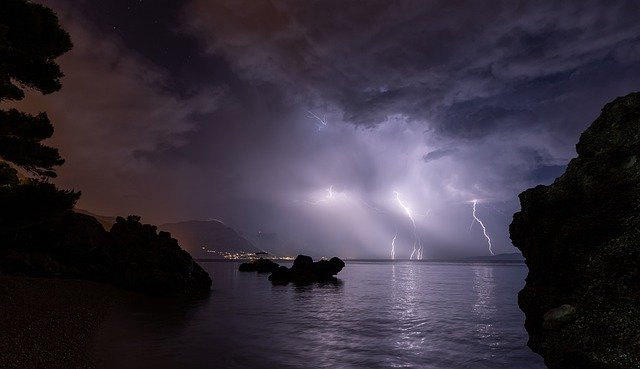
#> input picture opencv_work-master/images/img6.jpg, 640 x 369 px
$ python histogram.py
#> lines starting #> are read from the running program, lines starting #| are printed output that depends on the picture
import cv2 as cv
import numpy as np
from matplotlib import pyplot as plt

img1 = cv.imread('images/img6.jpg', cv.IMREAD_GRAYSCALE)
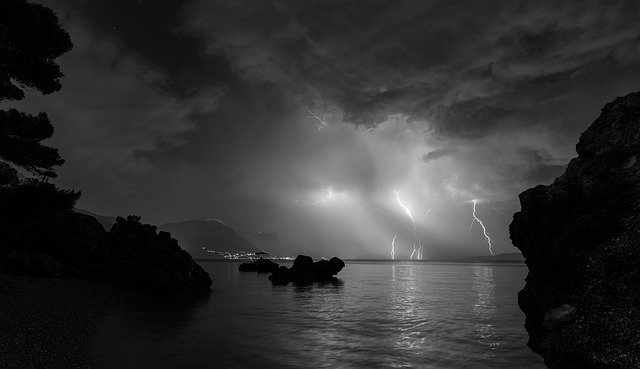
#> img1: shape (369, 640); min 0, max 255, mean 50.3

ch1 = [0]
ch2 = [0]
ch3 = [0]
ranges1 = [0, 256]
ranges2 = [0, 128]
ranges3 = [128, 256]
histSize1 = [256]
histSize2 = [128]
histSize3 = [128]

hist1 = cv.calcHist([img1], ch1, None, histSize1, ranges1)
#> hist1 = 256 values, max 8950 at index 1, min 0 at index 246, mean 922.5
hist2 = cv.calcHist([img1], ch2, None, histSize2, ranges2)
#> hist2 = 128 values, max 8950 at index 1, min 461 at index 119, mean 1700.3
hist3 = cv.calcHist([img1], ch3, None, histSize3, ranges3)
#> hist3 = 128 values, max 540 at index 1, min 0 at index 118, mean 144.7

bin_x1 = np.arange(256)
bin_x2 = np.arange(128)
bin_x3 = np.arange(128) + 128

plt.title("Histogram")
plt.xlabel("Bin")
plt.ylabel("Frequency")
plt.plot(bin_x1, hist1, color='b')
plt.bar(bin_x2, hist2[:,0], width=6, color='r')
plt.bar(bin_x3, hist3[:, 0], width=6, color='g')
plt.grid(True, lw=1, ls='--', c='.75')
plt.xlim([0,255])

plt.show()
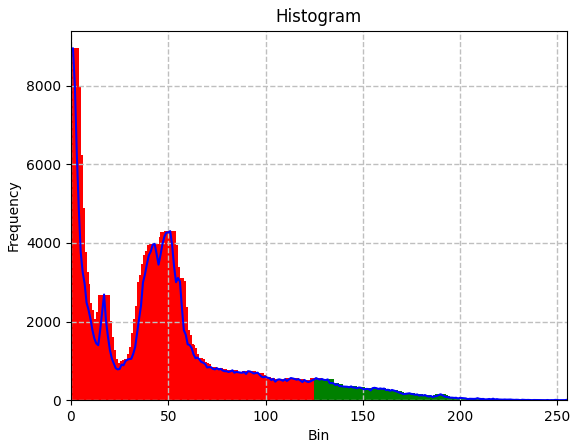
#> figure drawn by matplotlib, 1 panel; tallest bar 8950 high, from x = -2 to 4; tallest bar 540 high, from x = 126 to 132; curve peaks at x = 1, y = 8950

$ run again, with opencv_work-master/images/img1.jpg copied over opencv_work-master/images/img6.jpg
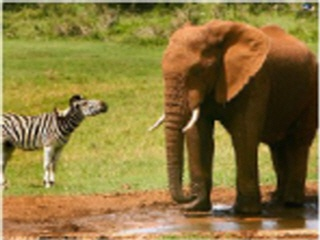
#> input picture opencv_work-master/images/img1.jpg, 320 x 240 px
#> `img1 = cv.imread('images/img6.jpg', cv.IMREAD_GRAYSCALE)`:
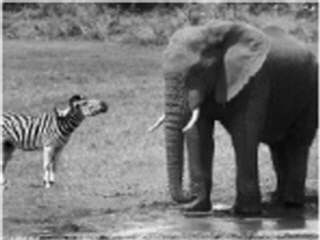
#> img1: shape (240, 320); min 1, max 250, mean 117.8
#> hist1 = 256 values, max 874 at index 151, min 0 at index 0, mean 300
#> hist2 = 128 values, max 556 at index 127, min 0 at index 0, mean 267.2
#> hist3 = 128 values, max 874 at index 23, min 0 at index 123, mean 332.8
#> `plt.show()`:
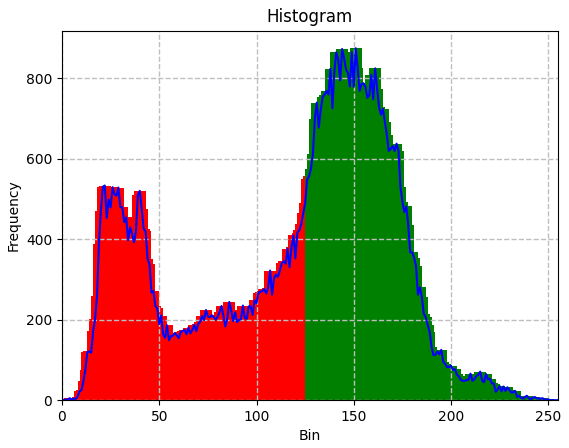
#> figure drawn by matplotlib, 1 panel; tallest bar 556 high, from x = 124 to 130; tallest bar 874 high, from x = 148 to 154; curve peaks at x = 151, y = 874

$ run again, with opencv_work-master/images/img10.jpg copied over opencv_work-master/images/img6.jpg
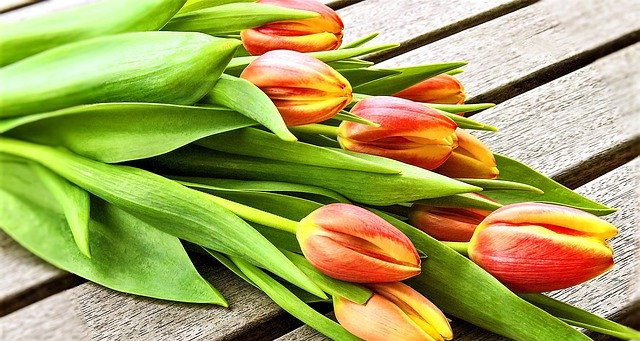
#> input picture opencv_work-master/images/img10.jpg, 640 x 341 px
#> `img1 = cv.imread('images/img6.jpg', cv.IMREAD_GRAYSCALE)`:
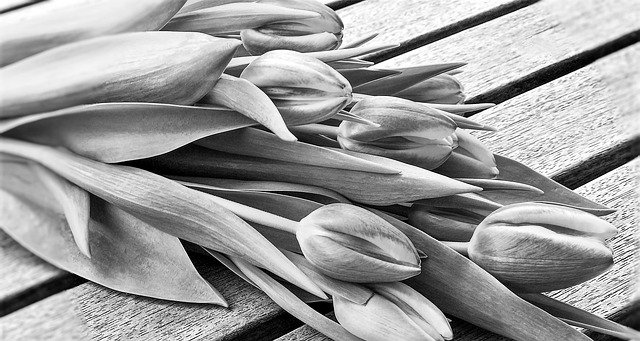
#> img1: shape (341, 640); min 0, max 255, mean 154.5
#> hist1 = 256 values, max 2920 at index 255, min 268 at index 5, mean 852.5
#> hist2 = 128 values, max 1188 at index 0, min 268 at index 5, mean 615.6
#> hist3 = 128 values, max 2920 at index 127, min 680 at index 21, mean 1089.4
#> `plt.show()`:
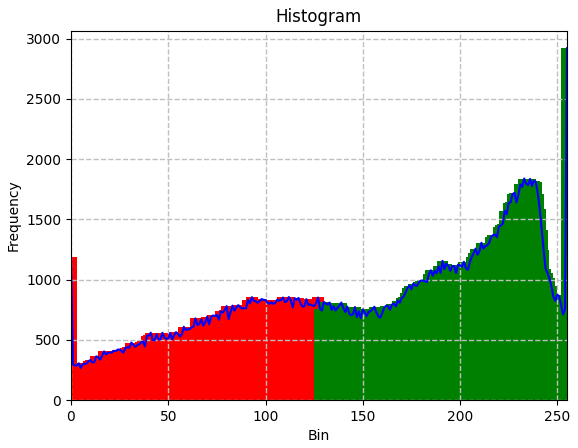
#> figure drawn by matplotlib, 1 panel; tallest bar 1188 high, from x = -3 to 3; tallest bar 2920 high, from x = 252 to 258; curve peaks at x = 255, y = 2920

$ run again, with opencv_work-master/images/img11.jpg copied over opencv_work-master/images/img6.jpg
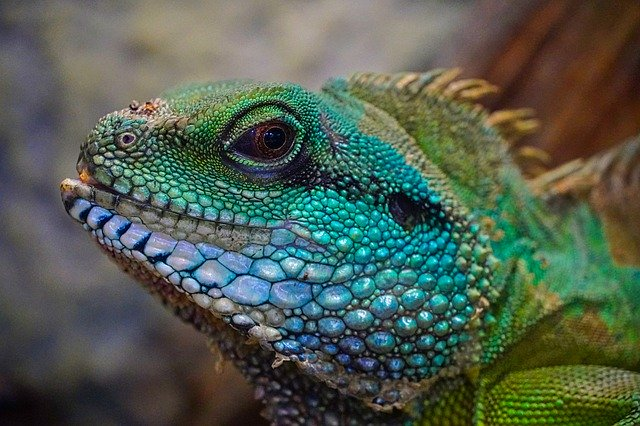
#> input picture opencv_work-master/images/img11.jpg, 640 x 426 px
#> `img1 = cv.imread('images/img6.jpg', cv.IMREAD_GRAYSCALE)`:
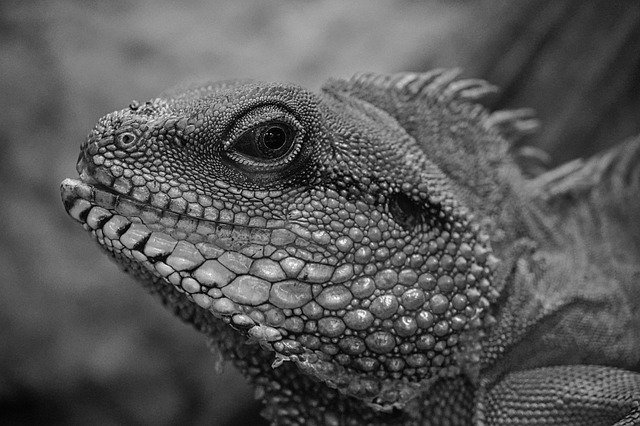
#> img1: shape (426, 640); min 0, max 255, mean 88.1
#> hist1 = 256 values, max 2563 at index 59, min 1 at index 252, mean 1065
#> hist2 = 128 values, max 2563 at index 59, min 122 at index 1, mean 1695.3
#> hist3 = 128 values, max 1703 at index 17, min 1 at index 124, mean 434.7
#> `plt.show()`:
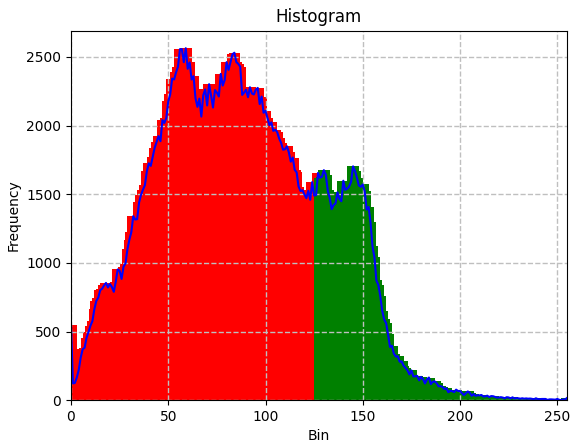
#> figure drawn by matplotlib, 1 panel; tallest bar 2563 high, from x = 56 to 62; tallest bar 1703 high, from x = 142 to 148; curve peaks at x = 59, y = 2563
